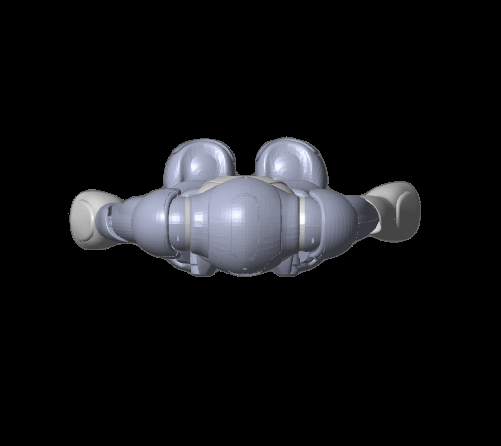
%> input picture Na06 Top View/static2.png, 501 x 446 px
$ octave showRobot.m   (GNU Octave 9; MATLAB toolbox functions it lacks are replaced by stand-ins)
%> lines starting %> are read from the running program, lines starting %| are printed output that depends on the picture

x = linspace(0, 10);
y1 = sin(2*pi*x);
figure(1)
% plot on large axes
plot(x, y1, 'LineWidth', 2)
grid on;
ax1 = gca; % Store handle to axes 1.
% Create smaller axes in top right, and plot on it
% Store handle to axes 2 in ax2.
ax2 = axes('Position',[0.1 0.1 0.2 0.2])


box off;
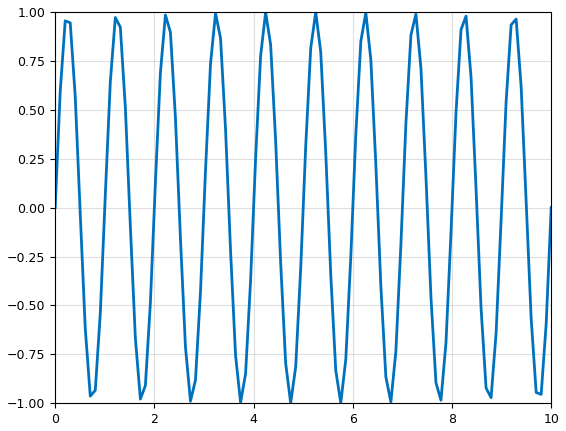
%> figure redrawn from the program's plot data; curve peaks at x = 5.25, y = 1
fileName = 'static2.png';

I = imread(fileName);
%> I is the input picture: size 446x501x3 uint8; mean R, G, B 17.9, 18.4, 20.4
% [7 lines of commented-out code are left out]

rgb2 = imrotate(I, 90);
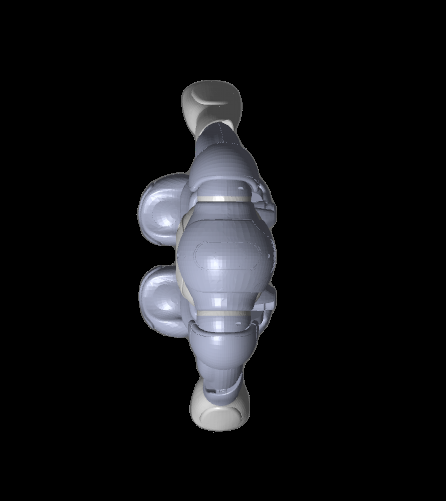
%> rgb2: size 501x446x3 uint8; mean R, G, B 17.9, 18.4, 20.4; mean of the top-left, top-right, bottom-left and bottom-right quarters 22.6, 9.8, 28.1, 15.1
%> (the run ends here)
